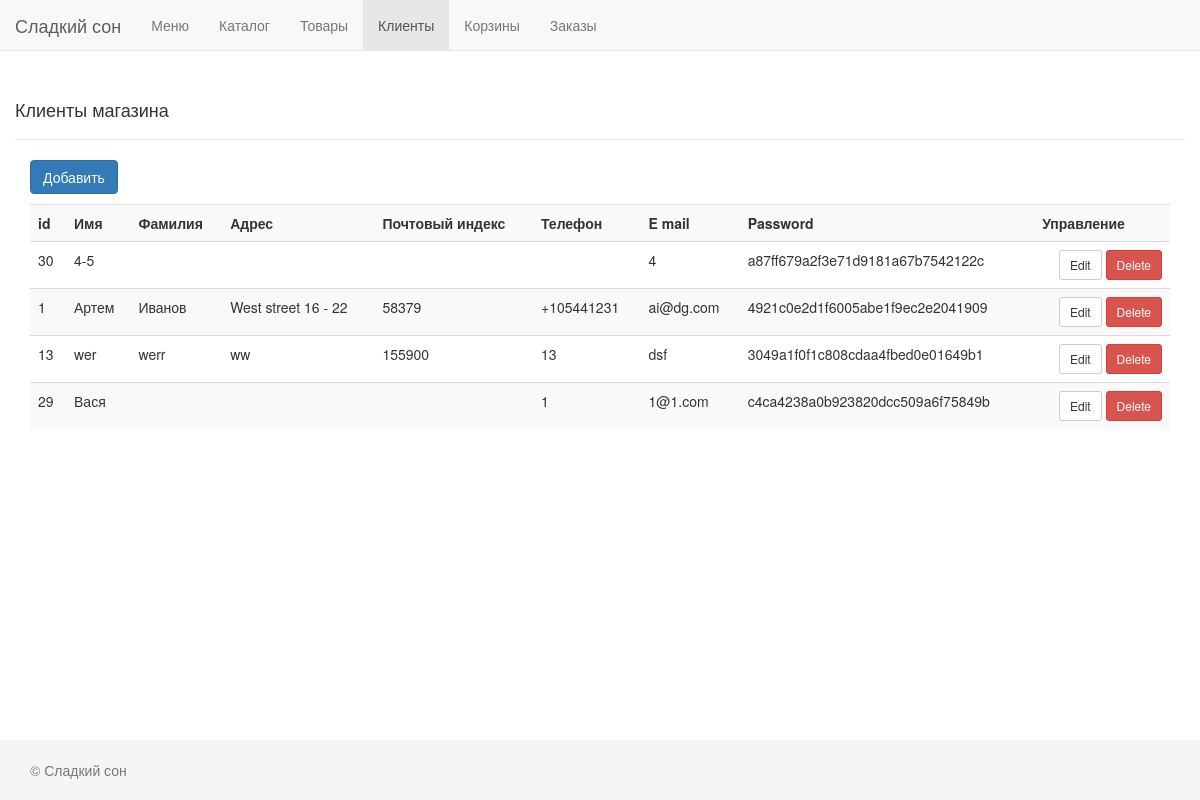
Page /admin/index.php?section=users on the earlier database version.
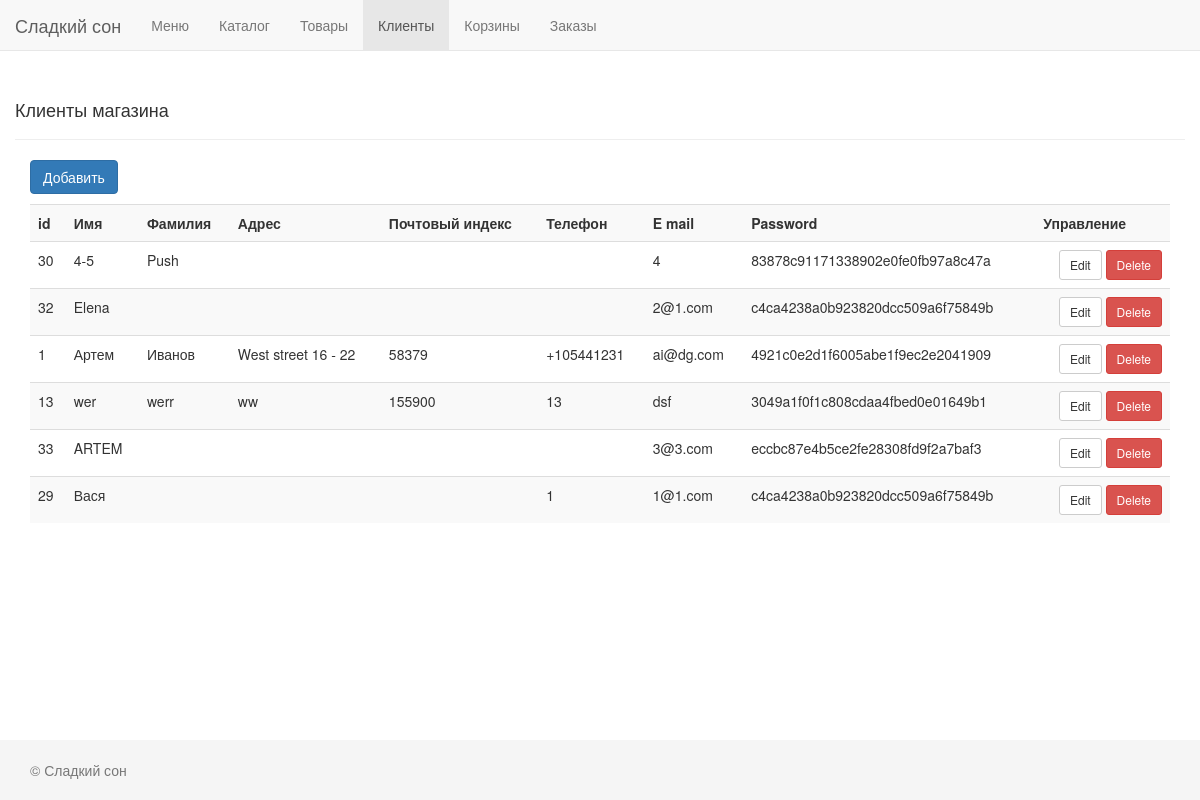
Same page on the later database version.
### tables this page shows
CREATE TABLE IF NOT EXISTS `users` (
  `id` int(11) NOT NULL,
  `first_name` char(100) NOT NULL,
  `second_name` char(100) NOT NULL,
  `address` char(60) NOT NULL,
  `zip_code` char(10) NOT NULL,
  `phone` char(12) NOT NULL,
  `email` char(60) DEFAULT NULL,
  `password` char(250) DEFAULT NULL
);

### admin/models/users.php (called while the page is built, shortened)
<?php
function GetUserList()
{
    $sql = "SELECT * FROM users";
    $sth = Db()->prepare($sql);
    if (!$sth->execute()) {
        print_r($sth->errorInfo());
        die;
    }
    return $sth->fetchall();
}

### admin/templates/users/list.php (the view, shortened to what this page needs)
<?php
$items = GetUserList();
?>
<div class="page-header">
    <h4>Клиенты магазина</h4>
</div>
<div class="col-xs-12">
    <button class="btn btn-primary" onclick="location.href='?section=users&action=new&id=<?= getId() ?>'">
        Добавить
    </button>
    <table class="table table-striped">
        <tr>
            <th>id</th>
            <th>Имя</th>
            <th>Фамилия</th>
            <th>Адрес</th>
            <th>Почтовый индекс</th>
            <th>Телефон</th>
            <th>E mail</th>
            <th>Password</th>
            <th>Управление</th>
        </tr>
        <?php foreach ($items as $item): ?>
            <tr>
                <td>
                    <?= $item['id'] ?>
                </td>
                <td>
                    <?= $item['first_name'] ?>
                </td>
                <td>
                    <?= $item['second_name'] ?>
                </td>
                <td>
                    <?= $item['address'] ?>
                </td>
                <td>
                    <?= $item['zip_code'] ?>
                </td>
                <td>
                    <?= $item['phone'] ?>
                </td>
                <td>
                    <?= $item['email'] ?>
                </td>
                <td>
                    <?= $item['password'] ?>
                </td>
                <td class="text-right">
                    <button type="button" class="btn btn-default btn-sm"
                            onclick="location.href='?section=users&action=edit&id=<?= $item['id'] ?>'">
                        Edit
                    </button>
                    <a href="?section=users&action=delete&id=<?= $item['id'] ?>" class="btn btn-danger btn-sm"
                       onclick="return confirm('Вы уверены?');">
                        Delete</a>
                </td>
            </tr>
        <?php endforeach; ?>
    </table>
</div>

Differences in the rows shown:
changed users id 30: second_name (not shown) → "Push"; password "a87ff679a2f3e71d9181a67b7542122c" → "83878c91171338902e0fe0fb97a8c47a"
added users: id "32", first_name "Elena", email "2@1.com", password "c4ca4238a0b923820dcc509a6f75849b"
added users: id "33", first_name "ARTEM", email "3@3.com", password "eccbc87e4b5ce2fe28308fd9f2a7baf3"
